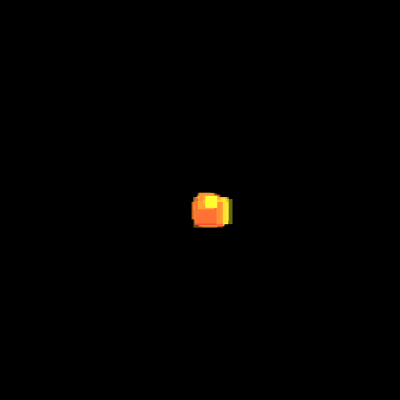
Frame 1 (no input)
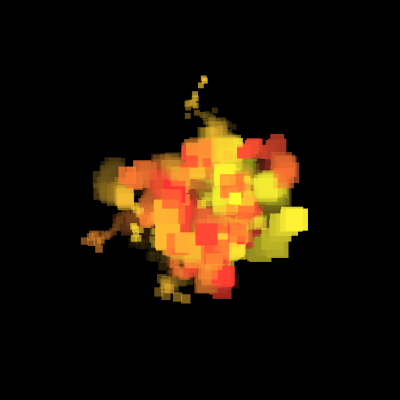
Frame 60 (no input)
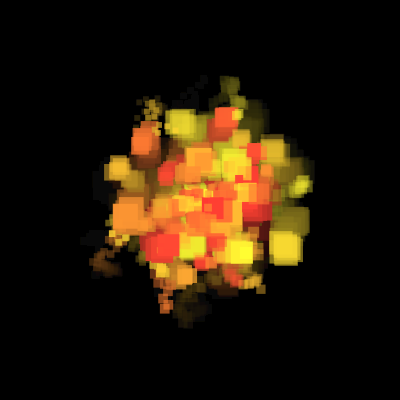
Frame 120 (the mouse pressed at the canvas centre since frame 60)

The p5.js sketch that drew these frames (run headless with seeded random() and noise() and a simulated clock; from frame 60 on, the mouse is pressed at the canvas centre):

// p5.js sketch
// ── sketch.js
let bryanCube = [];
let bryanCubeCount = 100;

function setup() {
  createCanvas(400, 400);
  background(0, 0, 0);
  colorMode(HSB);

  // Create the wanderers in the center
  for (let i = 0; i < bryanCubeCount; i++) {
    let stepSize = random(0.5, 9);       // how far they move each frame
    let tileSize = random(5, 25);        // how big each square is
    let hueShift = random(0, 60);       // random color hue
    let waveOffset = random(TWO_PI);     // phase offset for sin wave
    bryanCube[i] = new Wanderer(width / 2, height / 2, tileSize, stepSize, hueShift, waveOffset);
  }
}

function draw() {
  // Slight fade to create soft trails (instead of harsh ones)
  fill(0, 0, 0, 0.05);
  /* noStroke(); */
  rect(0, 0, width, height);

  // Move and show each wanderer
  for (let i = 0; i < bryanCube.length; i++) {
    bryanCube[i].stumble();
    bryanCube[i].show();
  }
}

// Class defining each wanderer’s behavior
class Wanderer {
  constructor(startX, startY, size, step, hueValue, waveOffset) {
    this.posX = startX;
    this.posY = startY;
    this.size = size;
    this.step = step;
    this.hueValue = hueValue;
    this.alphaValue = random(0.3, 1);
    this.time = 0;             // keeps track of movement over time
    this.waveOffset = waveOffset;
  }

  // Move in a random + sine-driven path
  stumble() {
    this.time += 0.05;

    // Random drift plus wavy sine/cosine motion
    this.posX += random(-this.step, this.step) + sin(this.time + this.waveOffset);
    this.posY += random(-this.step, this.step) + cos(this.time + this.waveOffset);

    // Wrap around the edges
   /*  if (this.posX > width) this.posX = 0;
    if (this.posX < 0) this.posX = width;
    if (this.posY > height) this.posY = 0;
    if (this.posY < 0) this.posY = height; */
  }

  // Draw each wanderer as a soft colored square
  show() {
    noStroke();
    fill(this.hueValue, 80, 100, this.alphaValue);
    square(this.posX, this.posY, this.size);
  }
}
